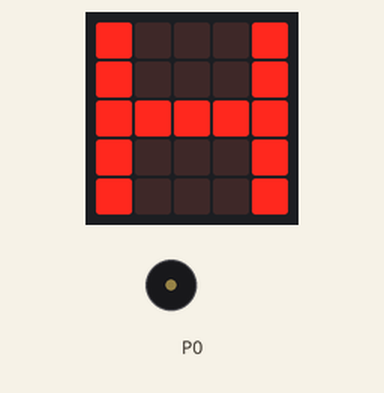
A program run on a simulated BBC micro:bit (MakeCode). Shown: the board's 5×5 LED display, buzzer (waves = sounding).

Above: at 0.1 s.
At 2.0 s:
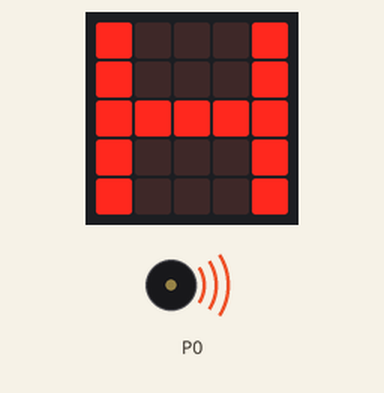
At 4.5 s:
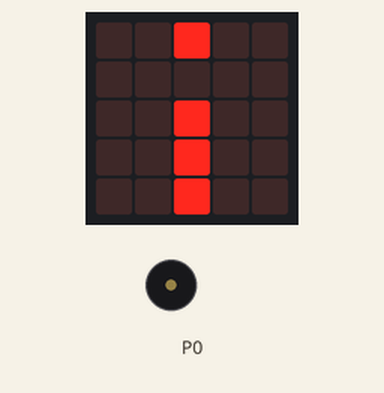
Timing chart, 0 to 6.0 s (numbered marks = the images above):
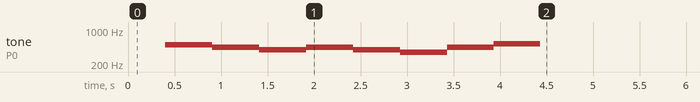

The program:

main.ts
```typescript
basic.showLeds(`
    # . . . #
    # . . . #
    # # # # #
    # . . . #
    # . . . #
    `)
music.playMelody("B A G A G F A C5 ", 120)
basic.showLeds(`
    . . # . .
    . . . . .
    . . # . .
    . . # . .
    . . # . .
    `)
basic.forever(function () {

})
```

test.ts
```typescript
// tests gaan hier; deze zal niet worden gecompileerd wanneer dit pakket wordt gebruikt als extensie.
```
